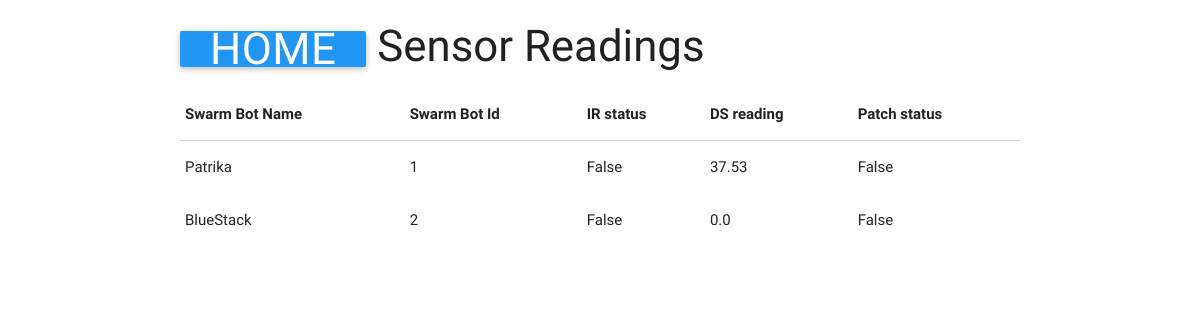
The page /sensors/ on the database as committed earlier.
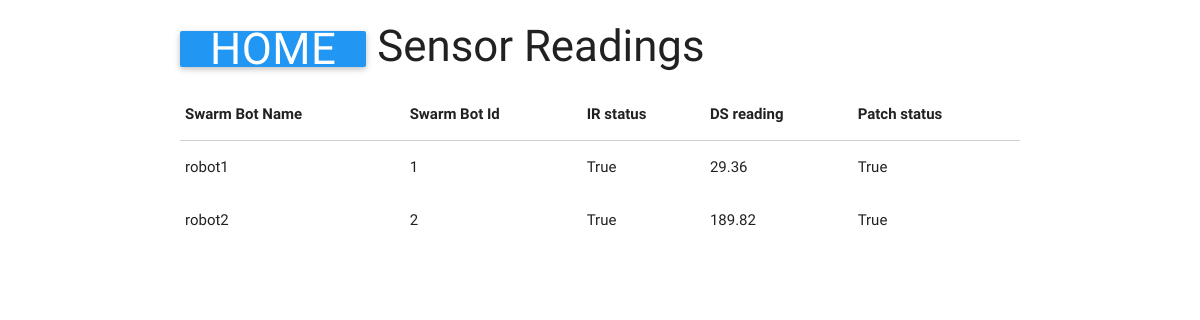
The same page on the database as committed later.
### bot/models.py (models this page shows, shortened)
class SwarmBot(models.Model):
    swarmBotId = models.AutoField(primary_key=True)
    swarmBotName = models.CharField(max_length=50)
    patchStatus = models.BooleanField(default=False)
    row = models.IntegerField(blank=True,null=True)
    col = models.IntegerField(blank=True,null=True)

class IR(models.Model):
    swarmBot = models.OneToOneField(SwarmBot)
    irId = models.IntegerField()
    reading = models.BooleanField(default=False)

class DS(models.Model):
    swarmBot = models.OneToOneField(SwarmBot)
    dsId = models.IntegerField()
    reading = models.FloatField()

### bot/views.py (the view)
# urls.py: url(r'^sensors/$', sensorView, name='sensorView'),
def sensorView(request):
    template_name = 'sensor.html'
    context = {
        'swarmBots':SwarmBot.objects.all()
    }
    return render(request,template_name,context)

### templates/sensor.html (shortened to what this page needs)
<!DOCTYPE html>
<html lang="en">
<head>
  <link rel="stylesheet" href="/static/css/materialize.min.css">
</head>
<body>
  <div class="container">
    <div>
  <h3>
    <a href="/" class="btn waves-effect waves-light blue">Home</a>
    Sensor Readings
  </h3>
  <table>
        <thead>
          <tr>
              <th data-field="id">Swarm Bot Name</th>
              <th data-field="name">Swarm Bot Id</th>
              <th data-field="price">IR status</th>
              <th data-field="price">DS reading</th>
              <th data-field="price">Patch status</th>
          </tr>
        </thead>
        <tbody>
          {% for swarmBot in swarmBots %}
          <tr>
            <td>{{swarmBot.swarmBotName}}</td>
            <td>{{swarmBot.swarmBotId}}</td>
            <td id="ir_{{forloop.counter}}">{{swarmBot.ir.reading}}</td>
            <td id="ds_{{forloop.counter}}"> {{ swarmBot.ds.reading }}</td>
            <td id="patchStatus_{{forloop.counter}}">{{swarmBot.patchStatus}}</td>
          </tr>
        {% endfor %}
      </tbody>
      </table>
      <br><br>
    </div>
  </div>
    <div class="row">
    <div class="col s4">
    </div>
</body>
</html>

Rows that differ between the two databases and show on the page:
changed SwarmBot id 1: swarmBotName "Patrika" → "robot1"; ir.reading "False" → "True"; ds.reading "37.53" → "29.36"; patchStatus "False" → "True"
changed SwarmBot id 2: swarmBotName "BlueStack" → "robot2"; ir.reading "False" → "True"; ds.reading "0.0" → "189.82"; patchStatus "False" → "True"
